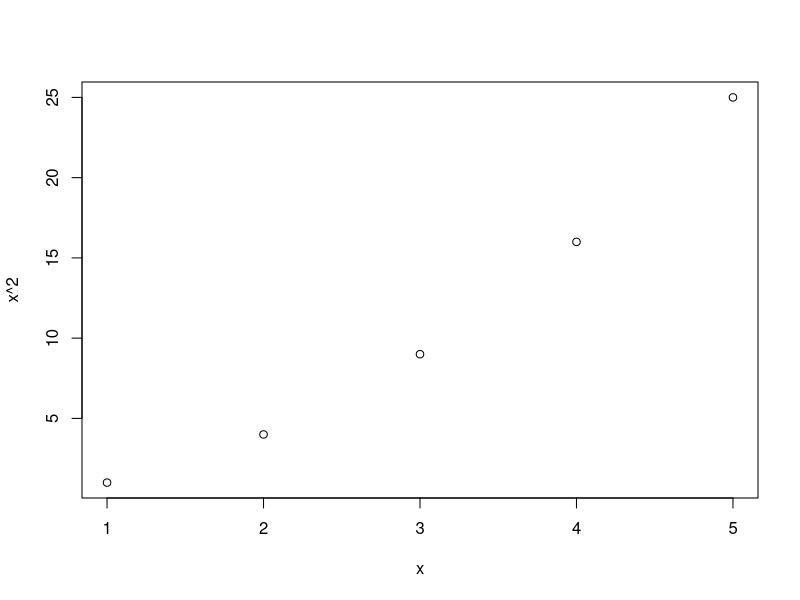
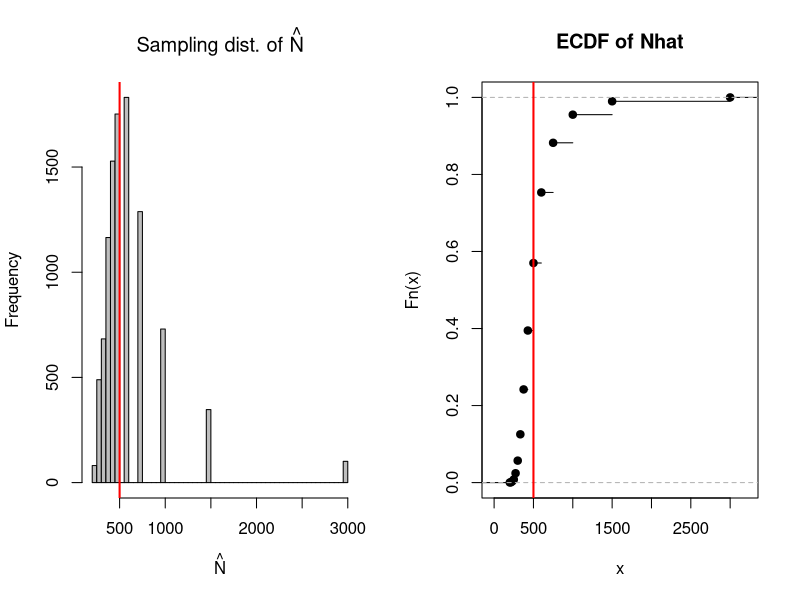

Reproduce these figures in R, in order.
## ---- chunk 1
set.seed(163)
## ---- chunk 2
x <- 1:5
mean(x)
plot(x, x^2)
## ---- chunk 3
# One simulated CMR replicate given true N, n1, n2
cmr_once <- function(N, n1, n2) {
  # Draw the number of marked recaptures: m2 ~ Hypergeom(N, n1, n2)
  m2 <- rhyper(nn = 1, m = n1, n = N - n1, k = n2)
  # Lincoln–Petersen point estimate (NA if m2 == 0)
  Nhat <- if (m2 > 0) (n1 * n2) / m2 else NA_real_
  # Return both the recapture count and the estimate
  data.frame(m2 = m2, Nhat = Nhat)
}

# Demo run
cmr_once(N = 500, n1 = 60, n2 = 50)
## ---- chunk 4
simulate_many <- function(N, n1, n2, B = 5000) {
  out <- replicate(B, cmr_once(N, n1, n2), simplify = FALSE)
  do.call(rbind, out)
}

N_true <- 500; n1 <- 60; n2 <- 50
res <- simulate_many(N_true, n1, n2, B = 10000)

# Basic summaries
mean_Nhat   <- mean(res$Nhat, na.rm = TRUE)
prop_m2_zero <- mean(res$m2 == 0)
c(mean_Nhat = mean_Nhat, prop_m2_zero = prop_m2_zero)
## ---- chunk 5
op <- par(mfrow = c(1,2))
hist(res$Nhat, breaks = 60, col = "gray",
     main = expression(paste("Sampling dist. of ", hat(N))),
     xlab = expression(hat(N)))
abline(v = N_true, col = "red", lwd = 2)  # true N

plot(ecdf(na.omit(res$Nhat)), main = "ECDF of Nhat")
abline(v = N_true, col = "red", lwd = 2)
par(op)
